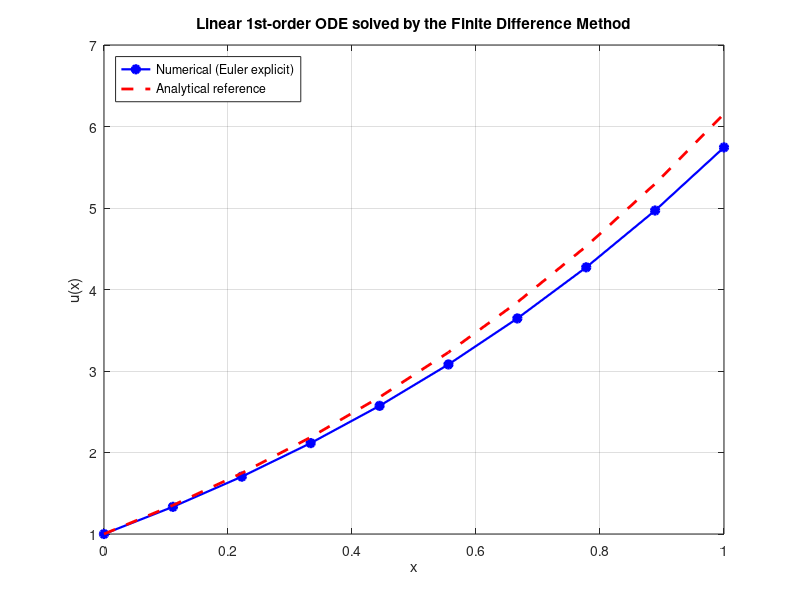

Reproduce this figure in MATLAB.
%% 03_ode_linear_basic.m
%  Solve the linear first-order ODE
%       du/dx - u(x) = a,    u(0) = T0,    x in [0, L]
%  by the explicit Euler scheme derived from a first-order Taylor expansion.
%  Compare against the analytical solution u(x) = (T0 + a)*exp(x) - a.
%
%  (Derived from SE2_Exemple1_MDF.m)
%
%  Author : M. JANANE ALLAH (Medium Article 1, FDM Fundamentals)

clc; close all;

%% Physical parameters
L  = 1;          % domain length
a  = 2;          % RHS constant
T0 = 1;          % initial condition u(0)

%% Numerical parameters
N = 10;                  % number of grid nodes
h = L / (N - 1);         % spatial step
x = linspace(0, L, N);

%% Allocation and initial condition
U = zeros(1, N);
U(1) = T0;

%% Explicit Euler scheme  ->  U(i+1) = (1 + h)*U(i) + a*h
for i = 1:N-1
    U(i+1) = (1 + h) * U(i) + a*h;
end

%% Analytical reference
T_exact = (T0 + a) * exp(x) - a;

%% Plot
figure('Color', 'w', 'Position', [100 100 800 500]);
plot(x, U,        'bo-', 'LineWidth', 1.6, 'MarkerFaceColor', 'b'); hold on;
plot(x, T_exact,  'r--', 'LineWidth', 2.0);
grid on; box on;
xlabel('x'); ylabel('u(x)');
legend('Numerical (Euler explicit)', 'Analytical reference', 'Location', 'NorthWest');
title('Linear 1st-order ODE solved by the Finite Difference Method');

%% Quantitative error
err_max = max(abs(U - T_exact));
fprintf('Maximum absolute error : %.3e\n', err_max);
